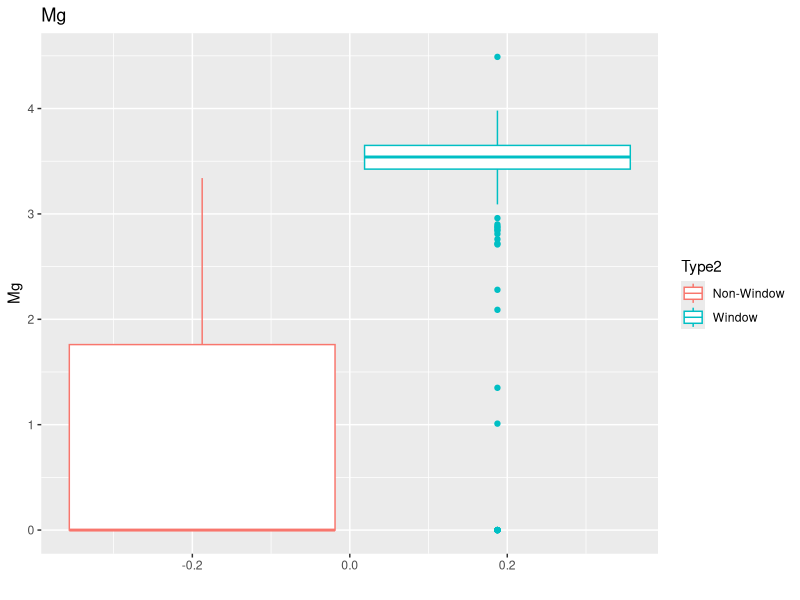
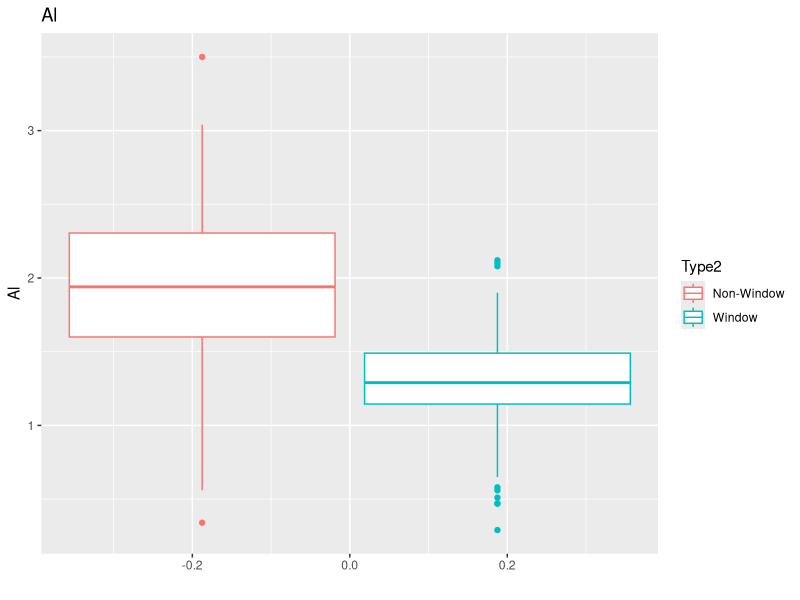
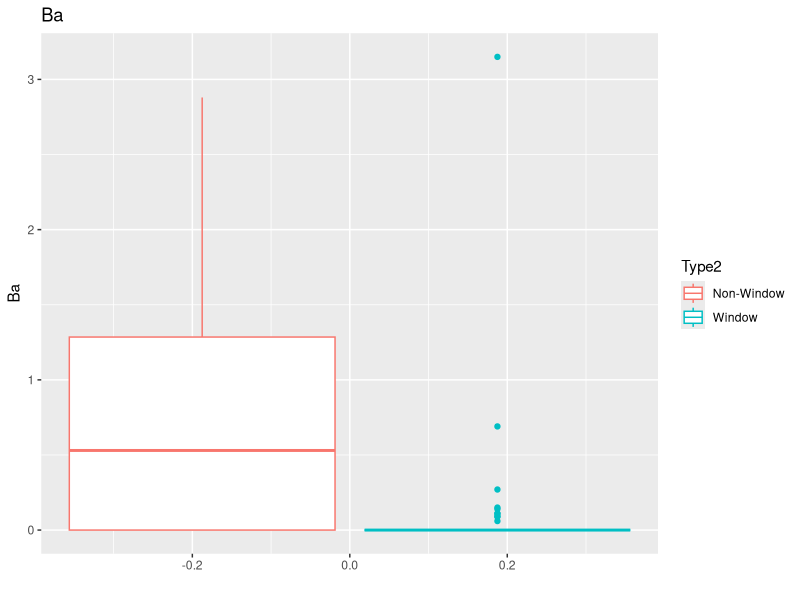
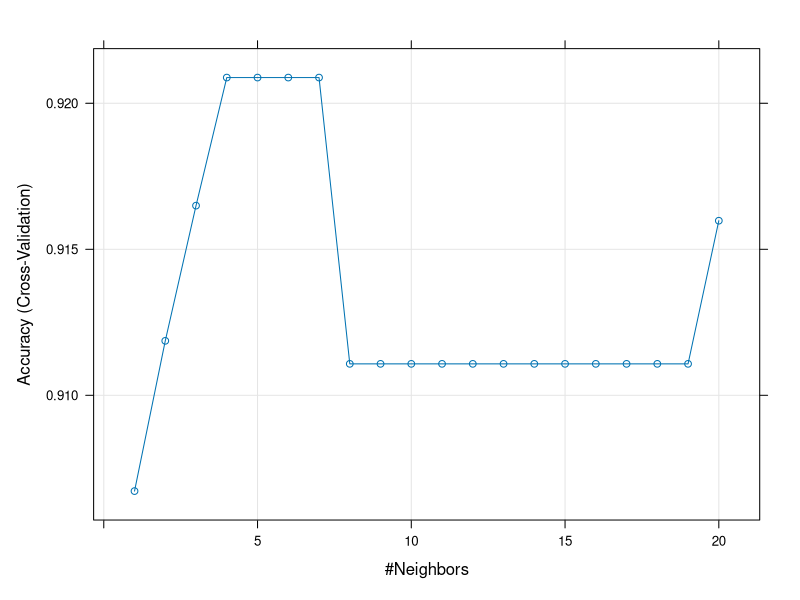
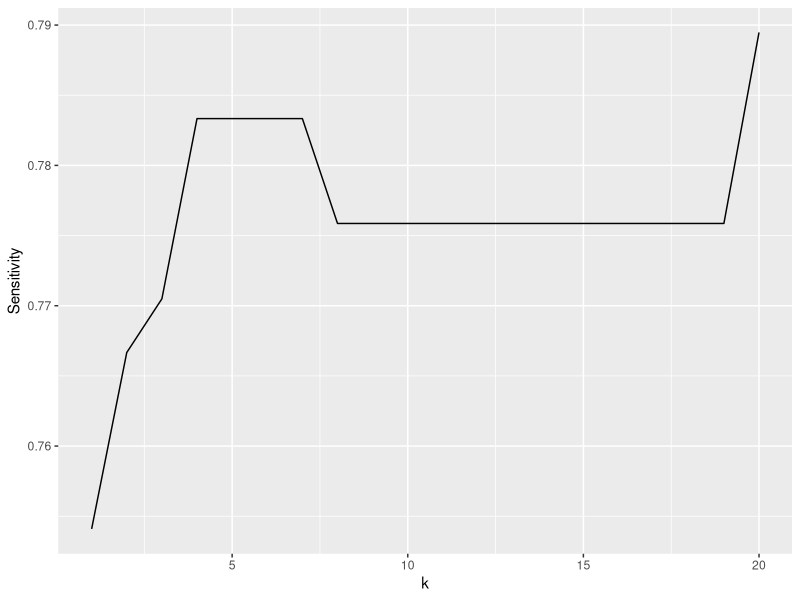
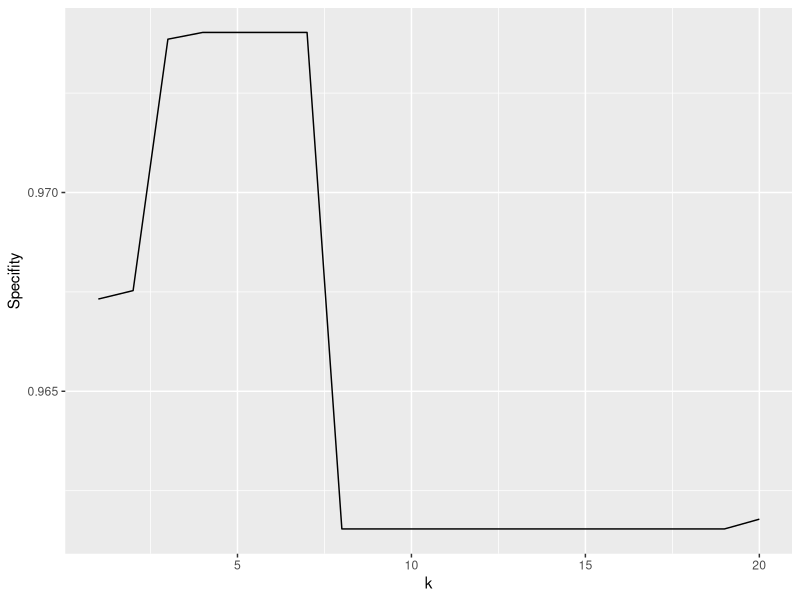
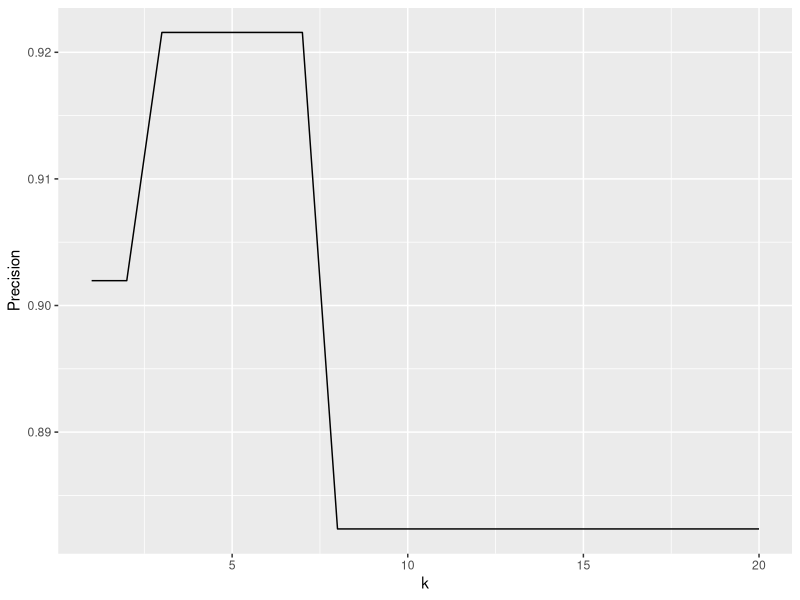
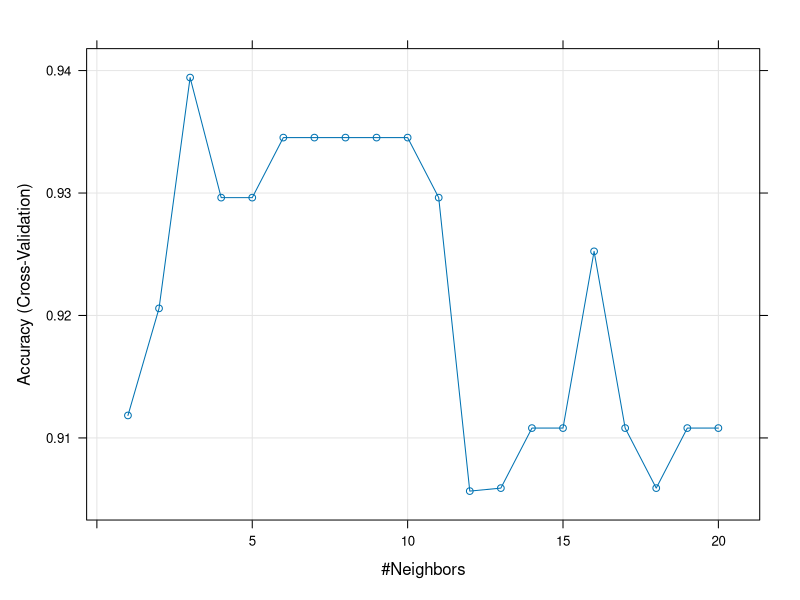

Source code (R) for these figures, in order:
## ---- chunk 1
knitr::opts_chunk$set(echo = TRUE)
## ---- chunk 2
library(mlbench)
data(Glass)
library(ggplot2)
library(class)
library(caret)
library(e1071)
library(dplyr)
## ---- chunk 3
Glass$Type2 <- as.factor(c(rep('Window', 163), rep('Non-Window', 51)))
## ---- chunk 4
qplot(data = Glass, y = Mg, color = Type2, geom = "boxplot", main = "Mg")
## ---- chunk 5
qplot(data = Glass, y = Al, color = Type2, geom = "boxplot", main = "Al")
## ---- chunk 6
qplot(data = Glass, y = Ba, color = Type2, geom = "boxplot", main = "Ba")
## ---- chunk 7
set.seed(42)
# Stratified sampling
test <- createDataPartition(Glass$Type2, p=0.25, list = FALSE)

pred_knn <- knn(train = Glass[-test, "Mg", drop = FALSE],
                test = Glass[test, "Mg", drop = FALSE],
                
                cl = Glass[-test, "Type2"],
                k = 1)

table(pred_knn, Real = Glass[test, "Type2"])
mean(pred_knn == Glass[test, "Type2"])
## ---- chunk 8
set.seed(42)

trControl <- trainControl(method  = "cv",
                          number  = 12,
                          savePredictions = TRUE)
fit <- train(Type2 ~ Mg,
             method     = "knn",
             tuneGrid   = expand.grid(k = 1:20),
             trControl  = trControl,
             metric     = "Accuracy",
             data       = Glass)
## ---- chunk 9
fit
## ---- chunk 10
plot(fit)
## ---- chunk 11
Sensitivity = NULL
Specifity = NULL
Precision = NULL
for(i in 1:20){
  one <- fit$pred %>% filter(k == i)
  Sensitivity <- c(Sensitivity, confusionMatrix(one$obs, one$pred)$byClass[1])
  Specifity <- c(Specifity, confusionMatrix(one$obs, one$pred)$byClass[2])
  Precision <- c(Precision, confusionMatrix(one$obs, one$pred)$byClass[5])
}
confusion <- data.frame(Sensitivity, Specifity, Precision, k = (1:20))
## ---- chunk 12
confusion
## ---- chunk 13
ggplot(confusion, aes(x = k, y = Sensitivity)) +
  geom_line()
## ---- chunk 14
ggplot(confusion, aes(x = k, y =  Specifity)) +
  geom_line()
## ---- chunk 15
ggplot(confusion, aes(x = k, y = Precision)) +
  geom_line()
## ---- chunk 16
set.seed(42)
pred_knn <- knn(train = Glass[-test, c("Mg","Al","Ba")],
                test = Glass[test, c("Mg","Al","Ba")],
                
                cl = Glass[-test, "Type2"],
                k = 1)

table(pred_knn, Real = Glass[test, "Type2"])
mean(pred_knn == Glass[test, "Type2"])
## ---- chunk 17
set.seed(42)

trControl <- trainControl(method  = "cv",
                          number  = 12,
                          savePredictions = TRUE)

fit <- train(Type2 ~ Mg + Al + Ba,
             method     = "knn",
             tuneGrid   = expand.grid(k = 1:20),
             trControl  = trControl,
             metric     = "Accuracy",
             data       = Glass)
## ---- chunk 18
fit
## ---- chunk 19
plot(fit)
## ---- chunk 20
Sensitivity = NULL
Specifity = NULL
Precision = NULL
for(i in 1:20){
  one <- fit$pred %>% filter(k == i)
  Sensitivity <- c(Sensitivity, confusionMatrix(one$obs, one$pred)$byClass[1])
  Specifity <- c(Specifity, confusionMatrix(one$obs, one$pred)$byClass[2])
  Precision <- c(Precision, confusionMatrix(one$obs, one$pred)$byClass[5])
}
confusion <- data.frame(Sensitivity, Specifity, Precision, k = (1:20))
## ---- chunk 21
confusion
## ---- chunk 22
ggplot(confusion, aes(x = k, y = Sensitivity)) +
  geom_line()
## ---- chunk 23
ggplot(confusion, aes(x = k, y =  Specifity)) +
  geom_line()
## ---- chunk 24
ggplot(confusion, aes(x = k, y = Precision)) +
  geom_line()
## ---- chunk 25
set.seed(42)
pred_knn <- knn(train = Glass[-test, c("RI","Na","Mg" ,"Al","Si", "K", "Ca","Ba","Fe")],
                test = Glass[test, c("RI","Na","Mg" ,"Al","Si", "K", "Ca","Ba","Fe")],
                
                cl = Glass[-test, "Type2"],
                k = 1)

table(pred_knn, Real = Glass[test, "Type2"])
mean(pred_knn == Glass[test, "Type2"])
## ---- chunk 26
set.seed(42)

trControl <- trainControl(method  = "cv",
                          number  = 12, 
                          savePredictions = TRUE)

fit <- train(Type2 ~ RI + Na + Mg + Al + Si + K + Ca + Ba + Fe,
             method     = "knn",
             tuneGrid   = expand.grid(k = 1:20),
             trControl  = trControl,
             metric     = "Accuracy",
             data       = Glass)
fit
## ---- chunk 27
plot(fit)
## ---- chunk 28
Sensitivity = NULL
Specifity = NULL
Precision = NULL
for(i in 1:20){
  one <- fit$pred %>% filter(k == i)
  Sensitivity <- c(Sensitivity, confusionMatrix(one$obs, one$pred)$byClass[1])
  Specifity <- c(Specifity, confusionMatrix(one$obs, one$pred)$byClass[2])
  Precision <- c(Precision, confusionMatrix(one$obs, one$pred)$byClass[5])
}
confusion <- data.frame(Sensitivity, Specifity, Precision, k = (1:20))
## ---- chunk 29
confusion
## ---- chunk 30
ggplot(confusion, aes(x = k, y = Sensitivity)) +
  geom_line()
## ---- chunk 31
ggplot(confusion, aes(x = k, y =  Specifity)) +
  geom_line()
## ---- chunk 32
ggplot(confusion, aes(x = k, y = Precision)) +
  geom_line()
## ---- chunk 33
pca.result <- prcomp(Glass[-test,-c(10:11)], scale=T)
train.pca <- pca.result$x
test.pca <- predict(pca.result, Glass[test,-c(10:11)])

k <- NULL
accuracy <- NULL
set.seed(42)
for (i in 1:20){
  pred_knn <- knn(train.pca, test.pca, Glass[-test, "Type2"], k=i)
  accuracy <- c(accuracy, mean(pred_knn == Glass[test, "Type2"]))
  k <- c(k, i)
}
result <- data.frame('k' = k, 'Accuracy' = accuracy)

## ---- chunk 34
result
## ---- chunk 35
plot(result, type = 'l')
## ---- chunk 36
Sensitivity = NULL
Specifity = NULL
Precision = NULL
set.seed(42)
for (i in 1:20){
  pred_knn <- knn(train.pca, test.pca, Glass[-test, "Type2"], k=i)
  actual <- Glass[test, "Type2"]
  Sensitivity <- c(Sensitivity, confusionMatrix(actual, pred_knn)$byClass[1])
  Specifity <- c(Specifity, confusionMatrix(actual, pred_knn)$byClass[2])
  Precision <- c(Precision, confusionMatrix(actual, pred_knn)$byClass[5])
}
confusion <- data.frame(Sensitivity, Specifity, Precision, k = (1:20))
## ---- chunk 37
confusion
## ---- chunk 38
ggplot(confusion, aes(x = k, y = Sensitivity)) +
  geom_line()
## ---- chunk 39
ggplot(confusion, aes(x = k, y =  Specifity)) +
  geom_line()
## ---- chunk 40
ggplot(confusion, aes(x = k, y = Precision)) +
  geom_line()
## ---- chunk 41
data.frame('Model' = c('Mg','Mg + Al + Ba','All predictors','PCA' ), 'Accuracy'= c(0.9208806,  0.9394278,  0.9582187, 0.9259259), 
           'Sensitivity'= c(0.7833333, 0.8653846, 0.9200000,  0.8000000), 
           'Specifity'= c(0.9740260, 0.9629630, 0.9695122, 0.9743590 ), 'Precision'= c(0.9215686, 0.8823529, 0.9019608,0.9230769))
## ---- chunk 42
glm_fit_na <- glm(Type2 ~ Na, data = Glass,
                  family = "binomial")
summary(glm_fit_na)
## ---- chunk 43
glm_fit_mg <- glm(Type2 ~ Mg, data = Glass,
                  family = "binomial")
summary(glm_fit_mg)
## ---- chunk 44
glm_fit_al <- glm(Type2 ~ Al, data = Glass,
                  family = "binomial")
summary(glm_fit_al)
## ---- chunk 45
glm_fit_all <- glm(Type2 ~ RI + Na + Mg + Al + Si + K + Ca + Ba + Fe , data = Glass,
                  family = "binomial")
summary(glm_fit_all)
## ---- chunk 46
glm_fit_best <- glm(Type2 ~ Mg + Al + Na , data = Glass,
                  family = "binomial")
summary(glm_fit_best)
## ---- chunk 47
one <- Glass$Mg^2
two <-  Glass$Al^2
three <- Glass$Na^2

glm_fit_transf <- glm(Type2 ~ one + two + three , data = Glass,
                    family = "binomial")
summary(glm_fit_transf)
## ---- chunk 48
set.seed(42)
Glass$Mg <- Glass$Mg^2
Glass$Al <-  Glass$Al^2
Glass$Na <- Glass$Na^2

glm_fit_transf_2 <- glm(Type2 ~ Mg + Al + Na , data = Glass[-test,],
                    family = "binomial")
pred_glm <- predict(glm_fit_transf_2, type = "response", newdata = Glass[test, ]) > .5
table(pred_glm, Real = Glass[test, 11])
## ---- chunk 49
50/54
